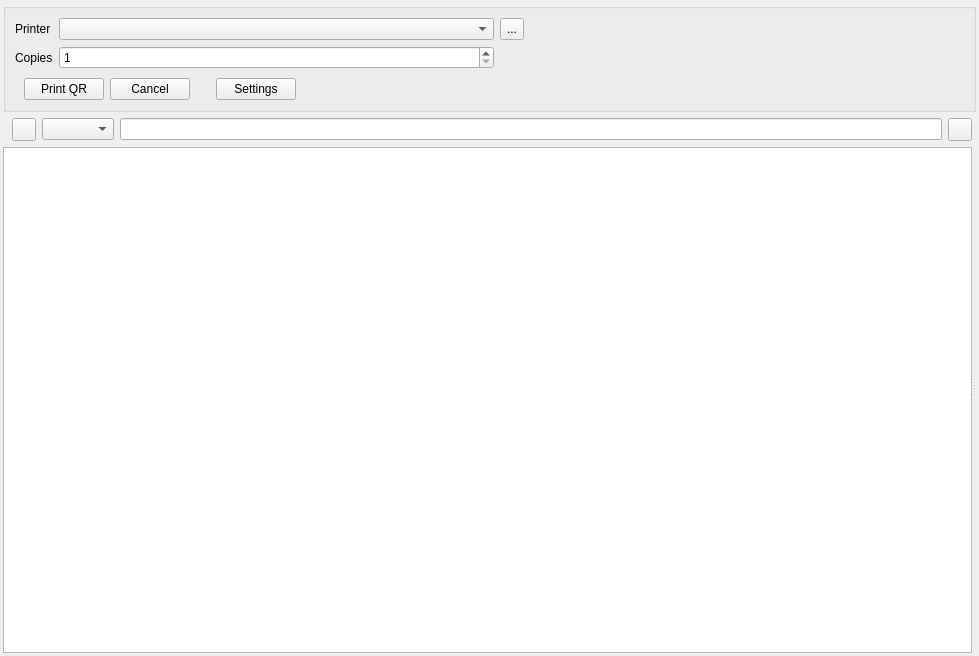
<?xml version="1.0" encoding="UTF-8"?>
<ui version="4.0">
 <class>PrintNiQrCodeWdgt</class>
 <widget class="QWidget" name="PrintNiQrCodeWdgt">
  <property name="geometry">
   <rect>
    <x>0</x>
    <y>0</y>
    <width>979</width>
    <height>656</height>
   </rect>
  </property>
  <property name="windowTitle">
   <string>Form</string>
  </property>
  <layout class="QVBoxLayout" name="verticalLayout">
   <property name="leftMargin">
    <number>3</number>
   </property>
   <property name="topMargin">
    <number>3</number>
   </property>
   <property name="rightMargin">
    <number>3</number>
   </property>
   <property name="bottomMargin">
    <number>3</number>
   </property>
   <item>
    <widget class="QStackedWidget" name="stackedWidget">
     <property name="currentIndex">
      <number>0</number>
     </property>
     <widget class="QWidget" name="page">
      <layout class="QVBoxLayout" name="verticalLayout_2">
       <property name="leftMargin">
        <number>0</number>
       </property>
       <property name="topMargin">
        <number>0</number>
       </property>
       <property name="rightMargin">
        <number>0</number>
       </property>
       <property name="bottomMargin">
        <number>0</number>
       </property>
       <item>
        <widget class="QGroupBox" name="groupBox">
         <property name="title">
          <string/>
         </property>
         <layout class="QGridLayout" name="gridLayout_2">
          <item row="0" column="0">
           <widget class="QLabel" name="label">
            <property name="text">
             <string>Printer</string>
            </property>
           </widget>
          </item>
          <item row="0" column="1">
           <widget class="QComboBox" name="cbxPrinter">
            <property name="sizePolicy">
             <sizepolicy hsizetype="Expanding" vsizetype="Fixed">
              <horstretch>0</horstretch>
              <verstretch>0</verstretch>
             </sizepolicy>
            </property>
            <property name="sizeAdjustPolicy">
             <enum>QComboBox::AdjustToContents</enum>
            </property>
           </widget>
          </item>
          <item row="0" column="2">
           <widget class="QToolButton" name="tbUpdatePrint">
            <property name="sizePolicy">
             <sizepolicy hsizetype="Preferred" vsizetype="Preferred">
              <horstretch>0</horstretch>
              <verstretch>0</verstretch>
             </sizepolicy>
            </property>
            <property name="text">
             <string>...</string>
            </property>
            <property name="icon">
             <iconset resource="../res.qrc">
              <normaloff>:/katynko/svg/view-refresh.svg</normaloff>:/katynko/svg/view-refresh.svg</iconset>
            </property>
           </widget>
          </item>
          <item row="1" column="0">
           <widget class="QLabel" name="label_2">
            <property name="text">
             <string>Copies</string>
            </property>
           </widget>
          </item>
          <item row="1" column="1">
           <widget class="QSpinBox" name="sbCopies">
            <property name="minimum">
             <number>1</number>
            </property>
           </widget>
          </item>
          <item row="1" column="3">
           <spacer name="horizontalSpacer_2">
            <property name="orientation">
             <enum>Qt::Horizontal</enum>
            </property>
            <property name="sizeHint" stdset="0">
             <size>
              <width>433</width>
              <height>20</height>
             </size>
            </property>
           </spacer>
          </item>
          <item row="2" column="0" colspan="4">
           <layout class="QHBoxLayout" name="horizontalLayout">
            <property name="leftMargin">
             <number>9</number>
            </property>
            <property name="topMargin">
             <number>3</number>
            </property>
            <item>
             <widget class="QPushButton" name="pbPrint">
              <property name="text">
               <string>Print QR</string>
              </property>
              <property name="icon">
               <iconset resource="../res.qrc">
                <normaloff>:/katynko/svg/document-print.svg</normaloff>:/katynko/svg/document-print.svg</iconset>
              </property>
             </widget>
            </item>
            <item>
             <widget class="QPushButton" name="pbCancel">
              <property name="text">
               <string>Cancel</string>
              </property>
              <property name="icon">
               <iconset resource="../res.qrc">
                <normaloff>:/katynko/svg/dialog-cancel.svg</normaloff>:/katynko/svg/dialog-cancel.svg</iconset>
              </property>
             </widget>
            </item>
            <item>
             <spacer name="verticalSpacer">
              <property name="orientation">
               <enum>Qt::Vertical</enum>
              </property>
              <property name="sizeType">
               <enum>QSizePolicy::Ignored</enum>
              </property>
              <property name="sizeHint" stdset="0">
               <size>
                <width>20</width>
                <height>40</height>
               </size>
              </property>
             </spacer>
            </item>
            <item>
             <widget class="QPushButton" name="pbSettings">
              <property name="text">
               <string>Settings</string>
              </property>
              <property name="icon">
               <iconset resource="../res.qrc">
                <normaloff>:/katynko/svg/applications-system.svg</normaloff>:/katynko/svg/applications-system.svg</iconset>
              </property>
             </widget>
            </item>
            <item>
             <spacer name="horizontalSpacer">
              <property name="orientation">
               <enum>Qt::Horizontal</enum>
              </property>
              <property name="sizeHint" stdset="0">
               <size>
                <width>130</width>
                <height>20</height>
               </size>
              </property>
             </spacer>
            </item>
           </layout>
          </item>
         </layout>
        </widget>
       </item>
       <item>
        <widget class="QSplitter" name="splitter">
         <property name="sizePolicy">
          <sizepolicy hsizetype="Expanding" vsizetype="Expanding">
           <horstretch>0</horstretch>
           <verstretch>0</verstretch>
          </sizepolicy>
         </property>
         <property name="orientation">
          <enum>Qt::Horizontal</enum>
         </property>
         <widget class="QWidget" name="widget_2" native="true">
          <property name="sizePolicy">
           <sizepolicy hsizetype="Expanding" vsizetype="Expanding">
            <horstretch>0</horstretch>
            <verstretch>0</verstretch>
           </sizepolicy>
          </property>
          <layout class="QVBoxLayout" name="verticalLayout_3">
           <property name="leftMargin">
            <number>0</number>
           </property>
           <property name="topMargin">
            <number>0</number>
           </property>
           <property name="rightMargin">
            <number>0</number>
           </property>
           <property name="bottomMargin">
            <number>0</number>
           </property>
           <item>
            <layout class="QHBoxLayout" name="horizontalLayout_2">
             <property name="leftMargin">
              <number>9</number>
             </property>
             <item>
              <widget class="QToolButton" name="tbFilter">
               <property name="text">
                <string/>
               </property>
              </widget>
             </item>
             <item>
              <widget class="QComboBox" name="cbxFilter"/>
             </item>
             <item>
              <widget class="QLineEdit" name="leFilter"/>
             </item>
             <item>
              <widget class="QToolButton" name="tbShowHide">
               <property name="text">
                <string/>
               </property>
              </widget>
             </item>
            </layout>
           </item>
           <item>
            <widget class="QTableView" name="tableView"/>
           </item>
          </layout>
         </widget>
         <widget class="QWidget" name="widget" native="true">
          <layout class="QVBoxLayout" name="verticalLayout_7">
           <property name="leftMargin">
            <number>0</number>
           </property>
           <property name="topMargin">
            <number>0</number>
           </property>
           <property name="rightMargin">
            <number>0</number>
           </property>
           <property name="bottomMargin">
            <number>0</number>
           </property>
           <item>
            <layout class="QVBoxLayout" name="vl4previewMain"/>
           </item>
          </layout>
         </widget>
        </widget>
       </item>
      </layout>
     </widget>
    </widget>
   </item>
  </layout>
 </widget>
 <resources>
  <include location="../res.qrc"/>
 </resources>
 <connections/>
</ui>
